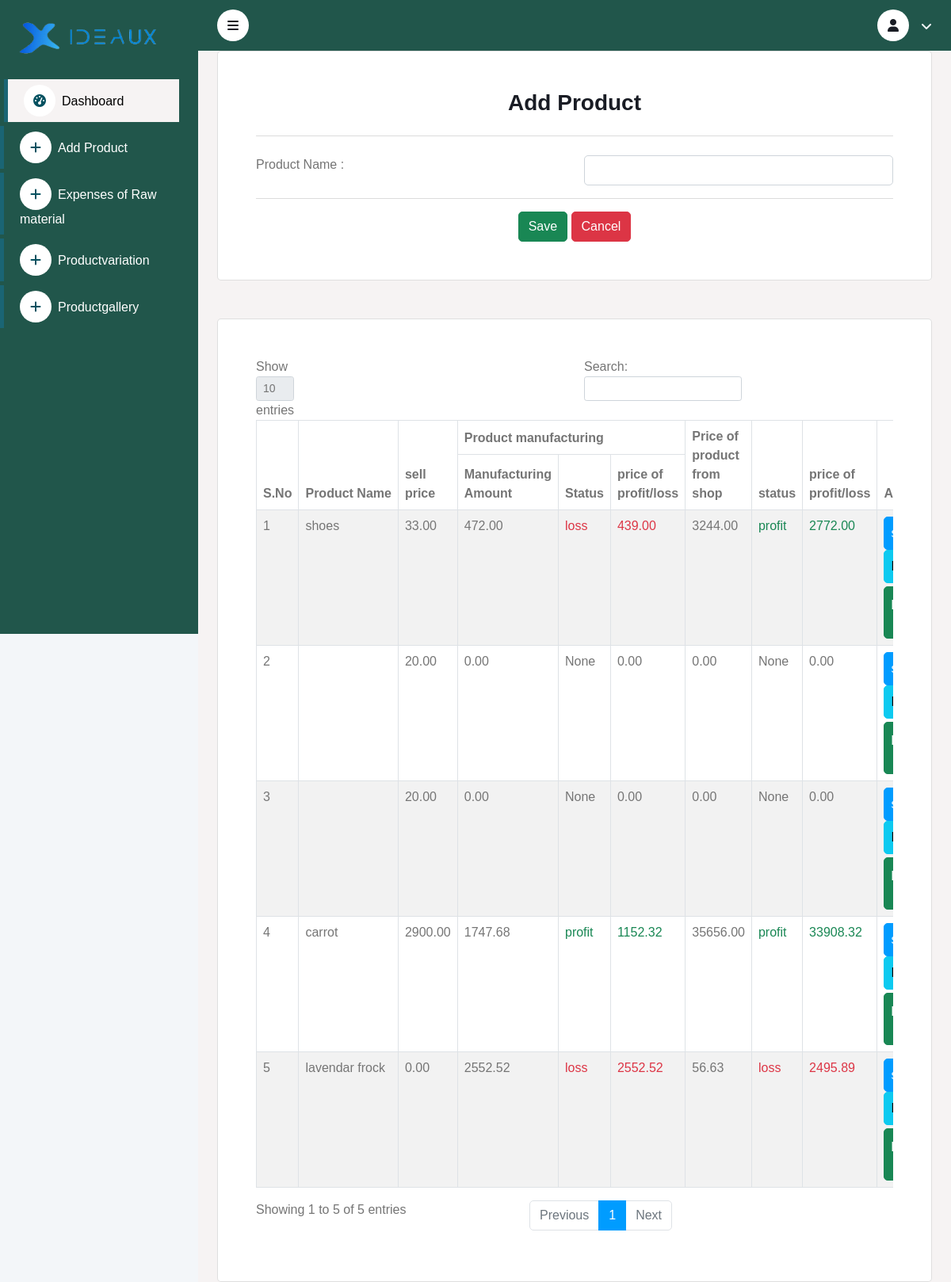
The page /add_product/ on the database its author committed.
### data/models.py (models this page shows, shortened)
class Makeproduct(models.Model):
    product_name=models.CharField(max_length=100)
    sell_price=models.DecimalField(max_digits = 8,decimal_places = 2,default=0)
    makeproduct_price=models.DecimalField(max_digits = 8,decimal_places = 2, default=0)
    status_makeproduct= models.CharField(choices=STATUS_CHOICES,max_length=100, null=True,blank=True)
    pro_loss_makeproduct=models.DecimalField(max_digits = 8,decimal_places = 2,default=0)
    price_pro_fromshop=models.DecimalField(max_digits = 8,decimal_places = 2,default=0)
    status_purchaseproduct= models.CharField(choices=STATUS_CHOICES,max_length=100, null=True,blank=True)
    pro_loss_purchaseproduct=models.DecimalField(max_digits = 8,decimal_places = 2,default=0)
    is_active=models.BooleanField(default=True)

### data/views.py (the view, shortened to what this page needs)
# urls.py: path('add_product/', views.add_product,name='add_product'),
def add_product(request):
    form=Product_addform()
    x=Makeproduct.objects.all()
    return render(request,'data/add_product.html',{'x':x})

### data/templates/data/add_product.html (shortened to what this page needs)
{% extends 'data/layout.html'%}
{% load static %}
{% block content %}
    <div class="container">
        <div class="container">
        <div class="card p-5">
            <h3 class="text-center">Add Product</h3>
            <hr class="hr-center">
            <form action="" method="post" enctype="multipart/form-data">
                <div class="row">
                        <div class="col-md-6 mt-2">
                            <label for="product_name">Product&nbsp;Name&nbsp;:</label>
                        </div>
                        <div class="col-md-6 mt-2">
                            {% if t %}
                            {% for i,j in t %}
                            <input type="text" name="product_name" class="form-control" id="product_name" value="{{i}}" required><br>
                            {% if j %}<span class="text-danger">{{j}}</span>{% endif %}
                            {% endfor %}
                            {% else %}
                            <input type="text" name="product_name" class="form-control" id="product_name" value="{{form.product_name.value}}" required>
                            {% endif %}
                    </div>
                </div>
                <hr class="hr-center">
                <div class="mt-2 text-center">
                    <button type="submit" class="btn btn-success">Save</button>
                    <button type="reset" class="btn btn-danger">Cancel</button>
                </div>
            </form>
        </div>
    </div>
<div class="container-fluid">
        <div class="card mt-5 p-5">
            <div class="table-responsive">
                <table id="example" class="table table-striped table-bordered table-hover" style="width:100%">
                    <thead>
                        <tr>
                            <th rowspan="2">S.No</th>
                            <th rowspan="2">Product&nbsp;Name</th>
                            <th rowspan="2">sell price</th>
                            <th colspan="3">Product manufacturing</th>
                            <th rowspan="2">Price of product from shop</th>
                            <th rowspan="2">status</th>
                            <th rowspan="2">price of profit/loss</th>
                            <th rowspan="2">Action</th>
                        </tr>
                        <tr>
                            <th>Manufacturing Amount</th>
                            <th>Status</th>
                            <th>price of profit/loss</th>
                        </tr>
                    </thead>
                    <tbody>
                        {% for i in x %}
                        <tr>
                            <td>{{forloop.counter}}</td>
                            <td>{{i.product_name}}</td>
                            <td>{{i.sell_price}}</td>
                            <td>{{i.makeproduct_price}}</td>
                            {% if i.status_makeproduct == 'profit' %}
                            <td class="text-success">{{i.status_makeproduct}}</td>
                            {% elif i.status_makeproduct == 'loss' %}
                            <td class="text-danger">{{i.status_makeproduct}}</td>
                            {% else %}
                            <td >{{i.status_makeproduct}}</td>
                        {% endif %}
                        {% if i.status_makeproduct == 'profit' %}
                        <td class="text-success">{{i.pro_loss_makeproduct}}</td>
                        {% elif i.status_makeproduct == 'loss' %}
                        <td class="text-danger">{{i.pro_loss_makeproduct}}</td>
                        {% else %}
                        <td >{{i.pro_loss_makeproduct}}</td>
                    {% endif %}
                            <td>{{i.price_pro_fromshop}}</td>
                            {% if i.status_purchaseproduct == 'profit' %}
                            <td class="text-success">{{i.status_purchaseproduct}}</td>
                            {% elif i.status_purchaseproduct == 'loss' %}
                            <td class="text-danger">{{i.status_purchaseproduct}}</td>
                            {% else %}
                            <td>{{i.status_purchaseproduct}}</td>
                        {% endif %}
                        {% if i.status_purchaseproduct == 'profit' %}
                        <td class="text-success">{{i.pro_loss_purchaseproduct}}</td>
                        {% elif i.status_purchaseproduct == 'loss' %}
                        <td class="text-danger">{{i.pro_loss_purchaseproduct}}</td>
                        {% else %}
                        <td>{{i.pro_loss_purchaseproduct}}</td>
                    {% endif %}
                            <td> <a href="{% url "sell_price" i.id %}" ><button class="btn btn-primary p-2 mr-2" type="submit">sell price</button></a><a href="{% url "expense" i.id %}"><button class="btn btn-info p-2 mr-2" type="submit">Expense</button></a><a href="{% url "purchasepro" i.id %}"><button class="btn btn-success mt-1 mr-2 p-2" type="submit">purchase price</button></a></td>
                        </tr>
                        {% endfor %}
                    </tbody>
                </table>
            </div>
        </div>
    </div>
    </div>
{% endblock content %}

### data/static/css/styles.css (style rules this page uses)
:root { --primary: #bb1e30; --light: #e92a41; --dark: #252525; --blue:rgb(71, 144, 208); }
.btn { transition: .5s; }
.btn.btn-primary { color: #FFFFFF; }

### rows shown on the page
Makeproduct: product_name "shoes", sell_price "33.00", makeproduct_price "472.00", status_makeproduct "loss", pro_loss_makeproduct "439.00", price_pro_fromshop "3244.00", status_purchaseproduct "profit", pro_loss_purchaseproduct "2772.00"
Makeproduct: sell_price "20.00", makeproduct_price "0.00", status_makeproduct "None", pro_loss_makeproduct "0.00", price_pro_fromshop "0.00", status_purchaseproduct "None", pro_loss_purchaseproduct "0.00"
Makeproduct: sell_price "20.00", makeproduct_price "0.00", status_makeproduct "None", pro_loss_makeproduct "0.00", price_pro_fromshop "0.00", status_purchaseproduct "None", pro_loss_purchaseproduct "0.00"
Makeproduct: product_name "carrot", sell_price "2900.00", makeproduct_price "1747.68", status_makeproduct "profit", pro_loss_makeproduct "1152.32", price_pro_fromshop "35656.00", status_purchaseproduct "profit", pro_loss_purchaseproduct "33908.32"
Makeproduct: product_name "lavendar frock", sell_price "0.00", makeproduct_price "2552.52", status_makeproduct "loss", pro_loss_makeproduct "2552.52", price_pro_fromshop "56.63", status_purchaseproduct "loss", pro_loss_purchaseproduct "2495.89"
